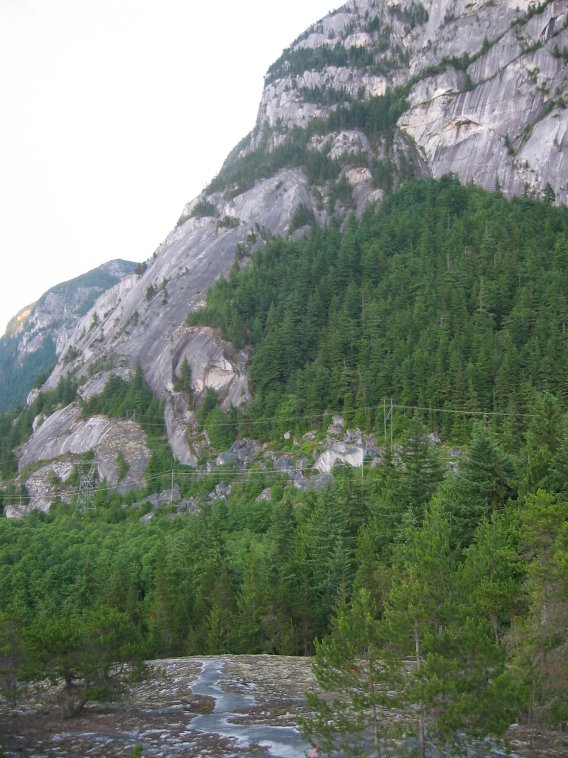
%> input picture ROB501: Computer Vision/Project 1/mountain_01.jpg, 568 x 758 px
$ octave PanaForward.m   (GNU Octave 9; MATLAB toolbox functions it lacks are replaced by stand-ins)
%> lines starting %> are read from the running program, lines starting %| are printed output that depends on the picture
clear
close all
clc

I = imread('mountain_01.jpg');
%> I is the input picture: size 758x568x3 uint8; mean R, G, B 119.3, 130, 116.1
I =	[	zeros(100, size(I, 2)*2, 3, 'uint8');
		I zeros(size(I, 1), size(I, 2), 3, 'uint8');
		zeros(100, size(I, 2)*2, 3, 'uint8')	];
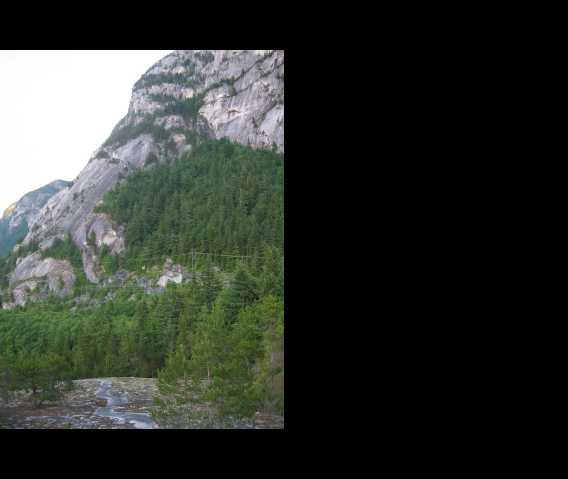
%> I: size 958x1136x3 uint8 (shown at 1/2 size); mean R, G, B 47.2, 51.4, 45.9
J =	imread('mountain_02.jpg');
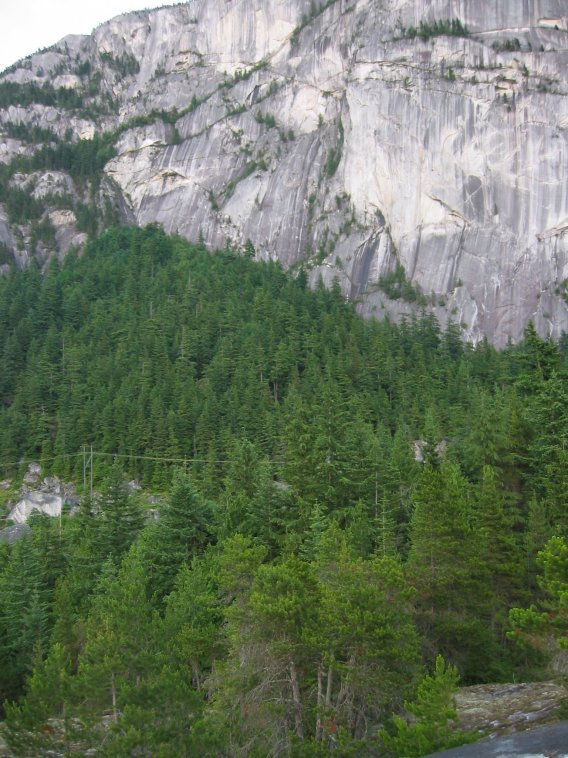
%> input picture ROB501: Computer Vision/Project 1/mountain_02.jpg, 568 x 758 px
%> J is the input picture: size 758x568x3 uint8; mean R, G, B 105.2, 117.4, 96.9

% Features
init =	[166 173;	84 452;	17 69;	256 86];
final =	[460 121+100;	384 405+100;	303 40+100;	551 18+100];
A =		zeros(8, 9);

% Find DLT
for n = 1:size(init)
	x =	init(n, 1);
	y =	init(n, 2);
	u =	final(n, 1);
	v =	final(n, 2);

	A(2*n-1, :) =	[-1*x, -1*y, -1, 0, 0, 0, u*x, u*y, u];
	A(2*n, :) =		[0, 0, 0, -1*x, -1*y, -1, v*x, v*y, v];
end

h =	transpose(null(A));
H =	[h(1:3); h(4:6); h(7:9)];
T =		zeros(1000, 1000, 3, 'uint8');

for y = 1:size(J, 1)
	for x =	1:size(J, 2)
		t =	H*[x; y; 1];
		t =	round(t./t(3));

		if t(1) < 1 || t(1) > size(T, 2) || t(2) < 1 || t(2) > size(T, 1)
			continue
		end

		I(t(2), t(1), 1) =	J(y, x, 1);
		I(t(2), t(1), 2) =	J(y, x, 2);
		I(t(2), t(1), 3) =	J(y, x, 3);
	end
end
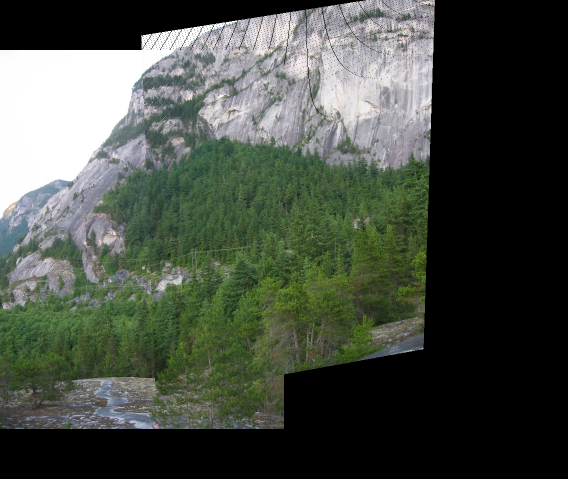
%> I: size 958x1136x3 uint8 (shown at 1/2 size); mean R, G, B 71.3, 77.6, 68.1

imshow(I)
